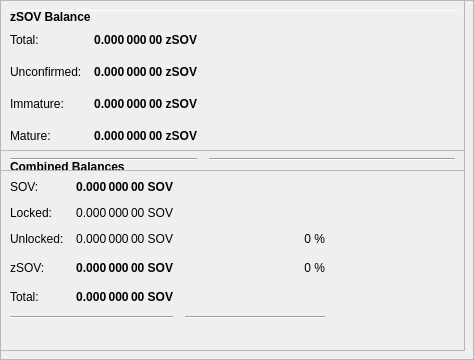
        <widget class="QFrame" name="frameObfuscation">
         <property name="minimumSize">
          <size>
           <width>0</width>
           <height>350</height>
          </size>
         </property>
         <property name="layoutDirection">
          <enum>Qt::LeftToRight</enum>
         </property>
         <property name="frameShape">
          <enum>QFrame::StyledPanel</enum>
         </property>
         <property name="frameShadow">
          <enum>QFrame::Raised</enum>
         </property>
         <widget class="QPushButton" name="runAutoDenom">
          <property name="geometry">
           <rect>
            <x>251</x>
            <y>17</y>
            <width>1</width>
            <height>1</height>
           </rect>
          </property>
          <property name="palette">
           <palette>
            <active>
             <colorrole role="WindowText">
              <brush brushstyle="SolidPattern">
               <color alpha="255">
                <red>0</red>
                <green>0</green>
                <blue>0</blue>
               </color>
              </brush>
             </colorrole>
             <colorrole role="Button">
              <brush brushstyle="SolidPattern">
               <color alpha="255">
                <red>239</red>
                <green>238</green>
                <blue>238</blue>
               </color>
              </brush>
             </colorrole>
             <colorrole role="Light">
              <brush brushstyle="SolidPattern">
               <color alpha="255">
                <red>255</red>
                <green>255</green>
                <blue>255</blue>
               </color>
              </brush>
             </colorrole>
             <colorrole role="Midlight">
              <brush brushstyle="SolidPattern">
               <color alpha="255">
                <red>247</red>
                <green>246</green>
                <blue>246</blue>
               </color>
              </brush>
             </colorrole>
             <colorrole role="Dark">
              <brush brushstyle="SolidPattern">
               <color alpha="255">
                <red>119</red>
                <green>119</green>
                <blue>119</blue>
               </color>
              </brush>
             </colorrole>
             <colorrole role="Mid">
              <brush brushstyle="SolidPattern">
               <color alpha="255">
                <red>159</red>
                <green>159</green>
                <blue>159</blue>
               </color>
              </brush>
             </colorrole>
             <colorrole role="Text">
              <brush brushstyle="SolidPattern">
               <color alpha="255">
                <red>0</red>
                <green>0</green>
                <blue>0</blue>
               </color>
              </brush>
             </colorrole>
             <colorrole role="BrightText">
              <brush brushstyle="SolidPattern">
               <color alpha="255">
                <red>255</red>
                <green>255</green>
                <blue>255</blue>
               </color>
              </brush>
             </colorrole>
             <colorrole role="ButtonText">
              <brush brushstyle="SolidPattern">
               <color alpha="255">
                <red>0</red>
                <green>0</green>
                <blue>0</blue>
               </color>
              </brush>
             </colorrole>
             <colorrole role="Base">
              <brush brushstyle="SolidPattern">
               <color alpha="255">
                <red>255</red>
                <green>255</green>
                <blue>255</blue>
               </color>
              </brush>
             </colorrole>
             <colorrole role="Window">
              <brush brushstyle="SolidPattern">
               <color alpha="255">
                <red>239</red>
                <green>238</green>
                <blue>238</blue>
               </color>
              </brush>
             </colorrole>
             <colorrole role="Shadow">
              <brush brushstyle="SolidPattern">
               <color alpha="255">
                <red>0</red>
                <green>0</green>
                <blue>0</blue>
               </color>
              </brush>
             </colorrole>
             <colorrole role="AlternateBase">
              <brush brushstyle="SolidPattern">
               <color alpha="255">
                <red>247</red>
                <green>246</green>
                <blue>246</blue>
               </color>
              </brush>
             </colorrole>
             <colorrole role="ToolTipBase">
              <brush brushstyle="SolidPattern">
               <color alpha="255">
                <red>255</red>
                <green>255</green>
                <blue>220</blue>
               </color>
              </brush>
             </colorrole>
             <colorrole role="ToolTipText">
              <brush brushstyle="SolidPattern">
               <color alpha="255">
                <red>0</red>
                <green>0</green>
                <blue>0</blue>
               </color>
              </brush>
             </colorrole>
            </active>
            <inactive>
             <colorrole role="WindowText">
              <brush brushstyle="SolidPattern">
               <color alpha="255">
                <red>0</red>
                <green>0</green>
                <blue>0</blue>
               </color>
              </brush>
             </colorrole>
             <colorrole role="Button">
              <brush brushstyle="SolidPattern">
               <color alpha="255">
                <red>239</red>
                <green>238</green>
                <blue>238</blue>
               </color>
              </brush>
             </colorrole>
             <colorrole role="Light">
              <brush brushstyle="SolidPattern">
               <color alpha="255">
                <red>255</red>
                <green>255</green>
                <blue>255</blue>
               </color>
              </brush>
             </colorrole>
             <colorrole role="Midlight">
              <brush brushstyle="SolidPattern">
               <color alpha="255">
                <red>247</red>
                <green>246</green>
                <blue>246</blue>
               </color>
              </brush>
             </colorrole>
             <colorrole role="Dark">
              <brush brushstyle="SolidPattern">
               <color alpha="255">
                <red>119</red>
                <green>119</green>
                <blue>119</blue>
               </color>
              </brush>
             </colorrole>
             <colorrole role="Mid">
              <brush brushstyle="SolidPattern">
               <color alpha="255">
                <red>159</red>
                <green>159</green>
                <blue>159</blue>
               </color>
              </brush>
             </colorrole>
             <colorrole role="Text">
              <brush brushstyle="SolidPattern">
               <color alpha="255">
                <red>0</red>
                <green>0</green>
                <blue>0</blue>
               </color>
              </brush>
             </colorrole>
             <colorrole role="BrightText">
              <brush brushstyle="SolidPattern">
               <color alpha="255">
                <red>255</red>
                <green>255</green>
                <blue>255</blue>
               </color>
              </brush>
             </colorrole>
             <colorrole role="ButtonText">
              <brush brushstyle="SolidPattern">
               <color alpha="255">
                <red>0</red>
                <green>0</green>
                <blue>0</blue>
               </color>
              </brush>
             </colorrole>
             <colorrole role="Base">
              <brush brushstyle="SolidPattern">
               <color alpha="255">
                <red>255</red>
                <green>255</green>
                <blue>255</blue>
               </color>
              </brush>
             </colorrole>
             <colorrole role="Window">
              <brush brushstyle="SolidPattern">
               <color alpha="255">
                <red>239</red>
                <green>238</green>
                <blue>238</blue>
               </color>
              </brush>
             </colorrole>
             <colorrole role="Shadow">
              <brush brushstyle="SolidPattern">
               <color alpha="255">
                <red>0</red>
                <green>0</green>
                <blue>0</blue>
               </color>
              </brush>
             </colorrole>
             <colorrole role="AlternateBase">
              <brush brushstyle="SolidPattern">
               <color alpha="255">
                <red>247</red>
                <green>246</green>
                <blue>246</blue>
               </color>
              </brush>
             </colorrole>
             <colorrole role="ToolTipBase">
              <brush brushstyle="SolidPattern">
               <color alpha="255">
                <red>255</red>
                <green>255</green>
                <blue>220</blue>
               </color>
              </brush>
             </colorrole>
             <colorrole role="ToolTipText">
              <brush brushstyle="SolidPattern">
               <color alpha="255">
                <red>0</red>
                <green>0</green>
                <blue>0</blue>
               </color>
              </brush>
             </colorrole>
            </inactive>
            <disabled>
             <colorrole role="WindowText">
              <brush brushstyle="SolidPattern">
               <color alpha="255">
                <red>119</red>
                <green>119</green>
                <blue>119</blue>
               </color>
              </brush>
             </colorrole>
             <colorrole role="Button">
              <brush brushstyle="SolidPattern">
               <color alpha="255">
                <red>239</red>
                <green>238</green>
                <blue>238</blue>
               </color>
              </brush>
             </colorrole>
             <colorrole role="Light">
              <brush brushstyle="SolidPattern">
               <color alpha="255">
                <red>255</red>
                <green>255</green>
                <blue>255</blue>
               </color>
              </brush>
             </colorrole>
             <colorrole role="Midlight">
              <brush brushstyle="SolidPattern">
               <color alpha="255">
                <red>247</red>
                <green>246</green>
                <blue>246</blue>
               </color>
              </brush>
             </colorrole>
             <colorrole role="Dark">
              <brush brushstyle="SolidPattern">
               <color alpha="255">
                <red>119</red>
                <green>119</green>
                <blue>119</blue>
               </color>
              </brush>
             </colorrole>
             <colorrole role="Mid">
              <brush brushstyle="SolidPattern">
               <color alpha="255">
                <red>159</red>
                <green>159</green>
                <blue>159</blue>
               </color>
              </brush>
             </colorrole>
             <colorrole role="Text">
              <brush brushstyle="SolidPattern">
               <color alpha="255">
                <red>119</red>
                <green>119</green>
                <blue>119</blue>
               </color>
              </brush>
             </colorrole>
             <colorrole role="BrightText">
              <brush brushstyle="SolidPattern">
               <color alpha="255">
                <red>255</red>
                <green>255</green>
                <blue>255</blue>
               </color>
              </brush>
             </colorrole>
             <colorrole role="ButtonText">
              <brush brushstyle="SolidPattern">
               <color alpha="255">
                <red>119</red>
                <green>119</green>
                <blue>119</blue>
               </color>
              </brush>
             </colorrole>
             <colorrole role="Base">
              <brush brushstyle="SolidPattern">
               <color alpha="255">
                <red>239</red>
                <green>238</green>
                <blue>238</blue>
               </color>
              </brush>
             </colorrole>
             <colorrole role="Window">
              <brush brushstyle="SolidPattern">
               <color alpha="255">
                <red>239</red>
                <green>238</green>
                <blue>238</blue>
               </color>
              </brush>
             </colorrole>
             <colorrole role="Shadow">
              <brush brushstyle="SolidPattern">
               <color alpha="255">
                <red>0</red>
                <green>0</green>
                <blue>0</blue>
               </color>
              </brush>
             </colorrole>
             <colorrole role="AlternateBase">
              <brush brushstyle="SolidPattern">
               <color alpha="255">
                <red>239</red>
                <green>238</green>
                <blue>238</blue>
               </color>
              </brush>
             </colorrole>
             <colorrole role="ToolTipBase">
              <brush brushstyle="SolidPattern">
               <color alpha="255">
                <red>255</red>
                <green>255</green>
                <blue>220</blue>
               </color>
              </brush>
             </colorrole>
             <colorrole role="ToolTipText">
              <brush brushstyle="SolidPattern">
               <color alpha="255">
                <red>0</red>
                <green>0</green>
                <blue>0</blue>
               </color>
              </brush>
             </colorrole>
            </disabled>
           </palette>
          </property>
          <property name="focusPolicy">
           <enum>Qt::NoFocus</enum>
          </property>
          <property name="autoFillBackground">
           <bool>true</bool>
          </property>
          <property name="text">
           <string/>
          </property>
          <property name="flat">
           <bool>true</bool>
          </property>
         </widget>
         <widget class="Line" name="line">
          <property name="geometry">
           <rect>
            <x>7</x>
            <y>10</y>
            <width>451</width>
            <height>1</height>
           </rect>
          </property>
          <property name="orientation">
           <enum>Qt::Horizontal</enum>
          </property>
         </widget>
         <widget class="QFrame" name="frame_3">
          <property name="geometry">
           <rect>
            <x>0</x>
            <y>150</y>
            <width>465</width>
            <height>201</height>
           </rect>
          </property>
          <property name="frameShape">
           <enum>QFrame::StyledPanel</enum>
          </property>
          <property name="frameShadow">
           <enum>QFrame::Raised</enum>
          </property>
          <layout class="QVBoxLayout" name="verticalLayout_5">
           <item>
            <layout class="QHBoxLayout" name="horizontalLayout_5" stretch="0">
             <item>
              <widget class="QLabel" name="label_5z">
               <property name="maximumSize">
                <size>
                 <width>16777215</width>
                 <height>20</height>
                </size>
               </property>
               <property name="font">
                <font>
                 <weight>75</weight>
                 <bold>true</bold>
                </font>
               </property>
               <property name="toolTip">
                <string>Combined Balances (including unconfirmed and immature coins)</string>
               </property>
               <property name="text">
                <string>&lt;html&gt;&lt;head/&gt;&lt;body&gt;&lt;p&gt;Combined Balances&lt;/p&gt;&lt;/body&gt;&lt;/html&gt;</string>
               </property>
              </widget>
             </item>
            </layout>
           </item>
           <item>
            <layout class="QGridLayout" name="gridLayout_3">
             <property name="spacing">
              <number>12</number>
             </property>
             <item row="7" column="0" colspan="2">
              <widget class="Line" name="lineSpendableBalance_3">
               <property name="orientation">
                <enum>Qt::Horizontal</enum>
               </property>
              </widget>
             </item>
             <item row="7" column="2">
              <widget class="Line" name="lineWatchBalance_3">
               <property name="sizePolicy">
                <sizepolicy hsizetype="Preferred" vsizetype="Fixed">
                 <horstretch>0</horstretch>
                 <verstretch>0</verstretch>
                </sizepolicy>
               </property>
               <property name="minimumSize">
                <size>
                 <width>140</width>
                 <height>0</height>
                </size>
               </property>
               <property name="orientation">
                <enum>Qt::Horizontal</enum>
               </property>
              </widget>
             </item>
             <item row="4" column="1">
              <widget class="QLabel" name="labelzBalancez">
               <property name="font">
                <font>
                 <weight>75</weight>
                 <bold>true</bold>
                </font>
               </property>
               <property name="cursor">
                <cursorShape>IBeamCursor</cursorShape>
               </property>
               <property name="toolTip">
                <string>Total of transactions that have yet to be confirmed, and do not yet count toward the spendable balance</string>
               </property>
               <property name="text">
                <string notr="true">0.000 000 00 SOV</string>
               </property>
               <property name="alignment">
                <set>Qt::AlignRight|Qt::AlignTrailing|Qt::AlignVCenter</set>
               </property>
               <property name="textInteractionFlags">
                <set>Qt::LinksAccessibleByMouse|Qt::TextSelectableByKeyboard|Qt::TextSelectableByMouse</set>
               </property>
              </widget>
             </item>
             <item row="6" column="1">
              <widget class="QLabel" name="labelTotalz">
               <property name="font">
                <font>
                 <weight>75</weight>
                 <bold>true</bold>
                </font>
               </property>
               <property name="cursor">
                <cursorShape>IBeamCursor</cursorShape>
               </property>
               <property name="toolTip">
                <string>Total Balance, including unconfirmed and immature coins.</string>
               </property>
               <property name="text">
                <string notr="true">0.000 000 00 SOV</string>
               </property>
               <property name="alignment">
                <set>Qt::AlignRight|Qt::AlignTrailing|Qt::AlignVCenter</set>
               </property>
               <property name="textInteractionFlags">
                <set>Qt::LinksAccessibleByMouse|Qt::TextSelectableByKeyboard|Qt::TextSelectableByMouse</set>
               </property>
              </widget>
             </item>
             <item row="4" column="3">
              <spacer name="horizontalSpacer_6">
               <property name="orientation">
                <enum>Qt::Horizontal</enum>
               </property>
               <property name="sizeHint" stdset="0">
                <size>
                 <width>40</width>
                 <height>20</height>
                </size>
               </property>
              </spacer>
             </item>
             <item row="6" column="0">
              <widget class="QLabel" name="labelTotalTextz">
               <property name="text">
                <string>Total:</string>
               </property>
              </widget>
             </item>
             <item row="1" column="0">
              <widget class="QLabel" name="labelBalanceTextz">
               <property name="text">
                <string>SOV:</string>
               </property>
              </widget>
             </item>
             <item row="1" column="1">
              <widget class="QLabel" name="labelBalancez">
               <property name="font">
                <font>
                 <weight>75</weight>
                 <bold>true</bold>
                </font>
               </property>
               <property name="cursor">
                <cursorShape>IBeamCursor</cursorShape>
               </property>
               <property name="toolTip">
                <string>Your current spendable balance</string>
               </property>
               <property name="text">
                <string notr="true">0.000 000 00 SOV</string>
               </property>
               <property name="alignment">
                <set>Qt::AlignRight|Qt::AlignTrailing|Qt::AlignVCenter</set>
               </property>
               <property name="textInteractionFlags">
                <set>Qt::LinksAccessibleByMouse|Qt::TextSelectableByKeyboard|Qt::TextSelectableByMouse</set>
               </property>
              </widget>
             </item>
             <item row="4" column="0">
              <widget class="QLabel" name="labelzBalanceTextz">
               <property name="toolTip">
                <string/>
               </property>
               <property name="text">
                <string>zSOV:</string>
               </property>
              </widget>
             </item>
             <item row="4" column="2">
              <widget class="QLabel" name="labelzSOVPercent">
               <property name="toolTip">
                <string>Current percentage of zSOV.
If AutoMint is enabled this percentage will settle around the configured AutoMint percentage (default = 10%)</string>
               </property>
               <property name="text">
                <string>0 %</string>
               </property>
               <property name="alignment">
                <set>Qt::AlignRight|Qt::AlignTrailing|Qt::AlignVCenter</set>
               </property>
              </widget>
             </item>
             <item row="6" column="2">
              <widget class="QLabel" name="label100Percent">
               <property name="text">
                <string/>
               </property>
               <property name="alignment">
                <set>Qt::AlignRight|Qt::AlignTrailing|Qt::AlignVCenter</set>
               </property>
              </widget>
             </item>
             <item row="2" column="1">
              <widget class="QLabel" name="labelLockedBalance">
               <property name="toolTip">
                <string>Locked SOV or Masternode collaterals. These are excluded from zSOV minting.</string>
               </property>
               <property name="text">
                <string>0.000 000 00 SOV</string>
               </property>
               <property name="alignment">
                <set>Qt::AlignRight|Qt::AlignTrailing|Qt::AlignVCenter</set>
               </property>
              </widget>
             </item>
             <item row="2" column="0">
              <widget class="QLabel" name="labelLockedBalanceText">
               <property name="toolTip">
                <string>Locked SOV or Masternode collaterals. These are excluded from zSOV minting.</string>
               </property>
               <property name="text">
                <string>Locked:</string>
               </property>
              </widget>
             </item>
             <item row="3" column="0">
              <widget class="QLabel" name="labelUnLockedBalanceText">
               <property name="toolTip">
                <string>Unlocked SOVs. These can be used for zSOV minting.</string>
               </property>
               <property name="text">
                <string>Unlocked:</string>
               </property>
              </widget>
             </item>
             <item row="3" column="1">
              <widget class="QLabel" name="labelUnLockedBalance">
               <property name="toolTip">
                <string>Unlocked SOVs. These can be used for zSOV minting.</string>
               </property>
               <property name="text">
                <string>0.000 000 00 SOV</string>
               </property>
               <property name="alignment">
                <set>Qt::AlignRight|Qt::AlignTrailing|Qt::AlignVCenter</set>
               </property>
              </widget>
             </item>
             <item row="3" column="2">
              <widget class="QLabel" name="labelSOVPercent">
               <property name="text">
                <string>0 %</string>
               </property>
               <property name="alignment">
                <set>Qt::AlignRight|Qt::AlignTrailing|Qt::AlignVCenter</set>
               </property>
              </widget>
             </item>
            </layout>
           </item>
           <item>
            <spacer name="verticalSpacer">
             <property name="orientation">
              <enum>Qt::Vertical</enum>
             </property>
             <property name="sizeHint" stdset="0">
              <size>
               <width>20</width>
               <height>40</height>
              </size>
             </property>
            </spacer>
           </item>
          </layout>
         </widget>
         <widget class="QFrame" name="frame_4">
          <property name="geometry">
           <rect>
            <x>0</x>
            <y>0</y>
            <width>465</width>
            <height>171</height>
           </rect>
          </property>
          <property name="frameShape">
           <enum>QFrame::StyledPanel</enum>
          </property>
          <property name="frameShadow">
           <enum>QFrame::Raised</enum>
          </property>
          <layout class="QVBoxLayout" name="verticalLayout_7">
           <item>
            <layout class="QHBoxLayout" name="horizontalLayout_8" stretch="0">
             <item>
              <widget class="QLabel" name="label_5z_3">
               <property name="maximumSize">
                <size>
                 <width>16777215</width>
                 <height>20</height>
                </size>
               </property>
               <property name="font">
                <font>
                 <weight>75</weight>
                 <bold>true</bold>
                </font>
               </property>
               <property name="text">
                <string>zSOV Balance</string>
               </property>
              </widget>
             </item>
            </layout>
           </item>
           <item>
            <layout class="QGridLayout" name="gridLayout_5">
             <property name="spacing">
              <number>12</number>
             </property>
             <item row="4" column="0">
              <widget class="QLabel" name="labelzBalanceMatureText">
               <property name="toolTip">
                <string>Mature: more than 20 confirmation and more than 1 mints of the same denomination after it was minted.
These zSOV are spendable.</string>
               </property>
               <property name="text">
                <string>Mature:</string>
               </property>
              </widget>
             </item>
             <item row="5" column="0" colspan="2">
              <widget class="Line" name="lineSpendableBalance_5">
               <property name="orientation">
                <enum>Qt::Horizontal</enum>
               </property>
              </widget>
             </item>
             <item row="1" column="1">
              <widget class="QLabel" name="labelzBalance">
               <property name="font">
                <font>
                 <weight>75</weight>
                 <bold>true</bold>
                </font>
               </property>
               <property name="cursor">
                <cursorShape>IBeamCursor</cursorShape>
               </property>
               <property name="toolTip">
                <string>All available zSOV, unconfirmed and immature zSOV included.</string>
               </property>
               <property name="text">
                <string notr="true">0.000 000 00 zSOV</string>
               </property>
               <property name="alignment">
                <set>Qt::AlignRight|Qt::AlignTrailing|Qt::AlignVCenter</set>
               </property>
               <property name="textInteractionFlags">
                <set>Qt::LinksAccessibleByMouse|Qt::TextSelectableByKeyboard|Qt::TextSelectableByMouse</set>
               </property>
              </widget>
             </item>
             <item row="5" column="2">
              <widget class="Line" name="lineWatchBalance_5">
               <property name="sizePolicy">
                <sizepolicy hsizetype="Preferred" vsizetype="Fixed">
                 <horstretch>0</horstretch>
                 <verstretch>0</verstretch>
                </sizepolicy>
               </property>
               <property name="minimumSize">
                <size>
                 <width>140</width>
                 <height>0</height>
                </size>
               </property>
               <property name="orientation">
                <enum>Qt::Horizontal</enum>
               </property>
              </widget>
             </item>
             <item row="1" column="0">
              <widget class="QLabel" name="labelzBalanceText">
               <property name="toolTip">
                <string>All available zSOV, unconfirmed and immature zSOV included.</string>
               </property>
               <property name="text">
                <string>Total:</string>
               </property>
              </widget>
             </item>
             <item row="1" column="2">
              <spacer name="horizontalSpacer_8">
               <property name="orientation">
                <enum>Qt::Horizontal</enum>
               </property>
               <property name="sizeHint" stdset="0">
                <size>
                 <width>40</width>
                 <height>20</height>
                </size>
               </property>
              </spacer>
             </item>
             <item row="4" column="2">
              <spacer name="horizontalSpacer_4">
               <property name="orientation">
                <enum>Qt::Horizontal</enum>
               </property>
               <property name="sizeHint" stdset="0">
                <size>
                 <width>40</width>
                 <height>20</height>
                </size>
               </property>
              </spacer>
             </item>
             <item row="4" column="1">
              <widget class="QLabel" name="labelzBalanceMature">
               <property name="font">
                <font>
                 <weight>75</weight>
                 <bold>true</bold>
                </font>
               </property>
               <property name="toolTip">
                <string>Mature: more than 20 confirmation and more than 1 mints of the same denomination after it was minted.
These zSOV are spendable.</string>
               </property>
               <property name="text">
                <string>0.000 000 00 zSOV</string>
               </property>
               <property name="alignment">
                <set>Qt::AlignRight|Qt::AlignTrailing|Qt::AlignVCenter</set>
               </property>
              </widget>
             </item>
             <item row="2" column="0">
              <widget class="QLabel" name="labelzBalanceUnconfirmedText">
               <property name="toolTip">
                <string>Unconfirmed: less than 20 confirmations
Immature: confirmed, but less than 1 mints of the same denomination after it was minted</string>
               </property>
               <property name="text">
                <string>Unconfirmed:</string>
               </property>
              </widget>
             </item>
             <item row="2" column="1">
              <widget class="QLabel" name="labelzBalanceUnconfirmed">
               <property name="font">
                <font>
                 <weight>75</weight>
                 <bold>true</bold>
                </font>
               </property>
               <property name="toolTip">
                <string>Unconfirmed: less than 20 confirmations
Immature: confirmed, but less than 1 mints of the same denomination after it was minted</string>
               </property>
               <property name="text">
                <string>0.000 000 00 zSOV</string>
               </property>
               <property name="alignment">
                <set>Qt::AlignRight|Qt::AlignTrailing|Qt::AlignVCenter</set>
               </property>
              </widget>
             </item>
             <item row="2" column="2">
              <spacer name="horizontalSpacer_5">
               <property name="orientation">
                <enum>Qt::Horizontal</enum>
               </property>
               <property name="sizeHint" stdset="0">
                <size>
                 <width>40</width>
                 <height>20</height>
                </size>
               </property>
              </spacer>
             </item>
             <item row="3" column="0">
              <widget class="QLabel" name="labelzBalanceImmatureText">
               <property name="toolTip">
                <string>Unconfirmed: less than 20 confirmations
Immature: confirmed, but less than 1 mints of the same denomination after it was minted</string>
               </property>
               <property name="text">
                <string>Immature:</string>
               </property>
              </widget>
             </item>
             <item row="3" column="1">
              <widget class="QLabel" name="labelzBalanceImmature">
               <property name="font">
                <font>
                 <weight>75</weight>
                 <bold>true</bold>
                </font>
               </property>
               <property name="toolTip">
                <string>Unconfirmed: less than 20 confirmations
Immature: confirmed, but less than 1 mints of the same denomination after it was minted</string>
               </property>
               <property name="text">
                <string>0.000 000 00 zSOV</string>
               </property>
               <property name="alignment">
                <set>Qt::AlignRight|Qt::AlignTrailing|Qt::AlignVCenter</set>
               </property>
              </widget>
             </item>
             <item row="3" column="2">
              <spacer name="horizontalSpacer_7">
               <property name="orientation">
                <enum>Qt::Horizontal</enum>
               </property>
               <property name="sizeHint" stdset="0">
                <size>
                 <width>40</width>
                 <height>20</height>
                </size>
               </property>
              </spacer>
             </item>
            </layout>
           </item>
          </layout>
         </widget>
        </widget>
